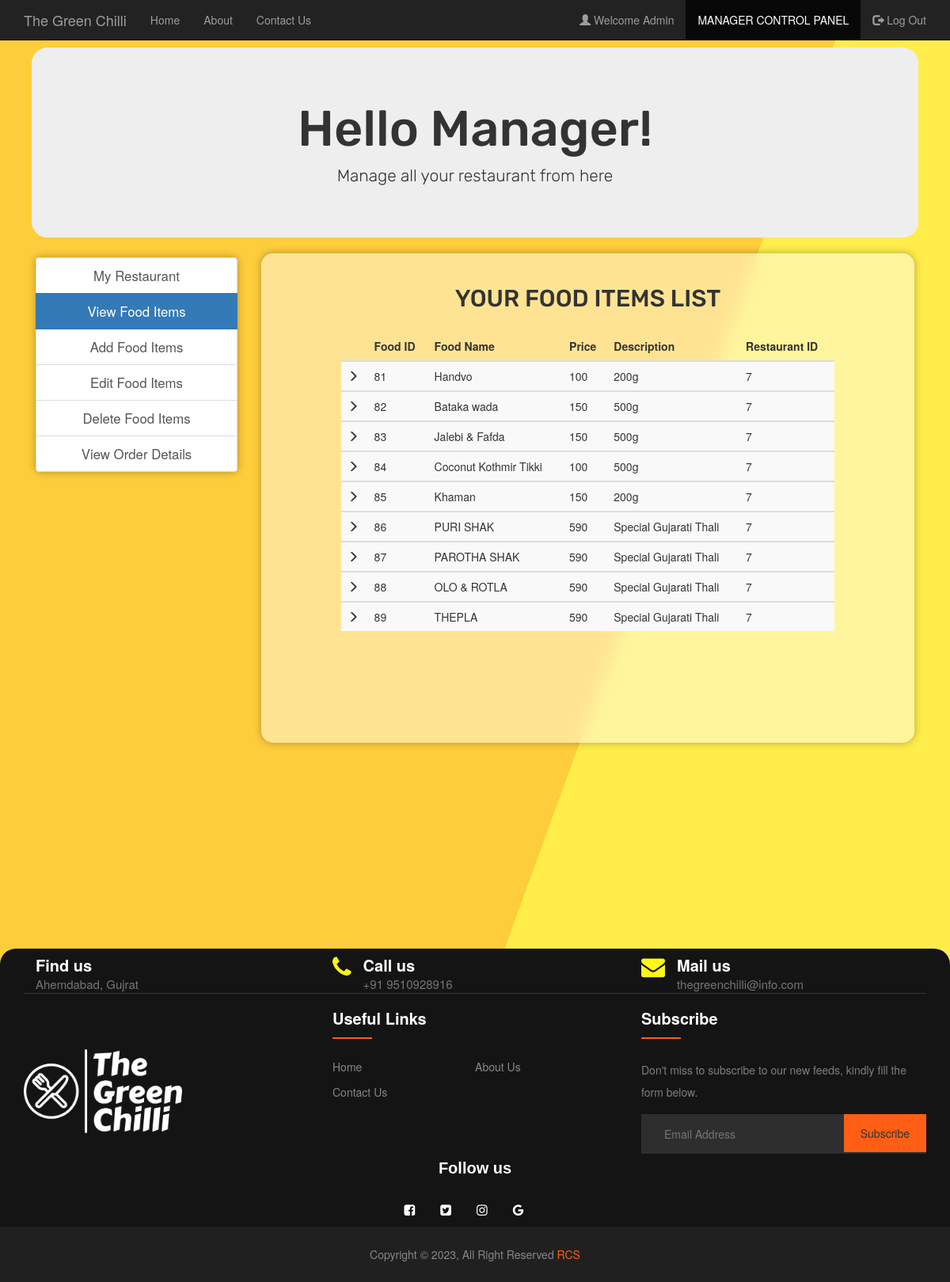
/admin/viewfoodItems.php (signed in), run on the app's committed database.
### tables this page shows
CREATE TABLE `manager` (
  `username` varchar(30) NOT NULL,
  `fullname` varchar(255) DEFAULT NULL,
  `email` varchar(255) DEFAULT NULL,
  `contact` int(10) DEFAULT NULL,
  `address` varchar(255) DEFAULT NULL,
  `password` varchar(30) DEFAULT NULL
);

CREATE TABLE `food` (
  `F_ID` int(30) NOT NULL,
  `name` varchar(255) DEFAULT NULL,
  `price` int(30) DEFAULT NULL,
  `description` varchar(255) DEFAULT NULL,
  `R_ID` int(30) NOT NULL,
  `images_path` varchar(255) DEFAULT NULL,
  `options` varchar(10) DEFAULT 'ENABLE'
);

### admin/session_manager.php (called while the page is built, shortened)
<?php
$conn = Connect();
$user_check=$_SESSION['login_user1'];
$query = "SELECT username FROM MANAGER WHERE username = '$user_check'";
$ses_sql = mysqli_query($conn, $query);
$row = mysqli_fetch_assoc($ses_sql);
$login_session =$row['username'];
?>

### admin/viewfoodItems.php (the view, shortened to what this page needs)
<?php
include('./session_manager.php');
?>
<!DOCTYPE html>
<html>
  <head>
  </head>
  <link rel="stylesheet" type="text/css" href="../css/viewfoodItems.css">
  <link rel="stylesheet" type = "text/css" href ="../css/footer.css">
 <link rel="stylesheet" href="https://cdnjs.cloudflare.com/ajax/libs/font-awesome/4.7.0/css/font-awesome.min.css">
 <link rel="stylesheet" href="https://maxcdn.bootstrapcdn.com/bootstrap/3.4.1/css/bootstrap.min.css">
  <body>
    <nav class="navbar navbar-inverse navbar-fixed-top navigation-clean-search" role="navigation">
      <div class="container">
        <div class="navbar-header">
          <a class="navbar-brand" href="../index.php">The Green Chilli</a>
        </div>
        <div class="collapse navbar-collapse " id="myNavbar">
          <ul class="nav navbar-nav">
            <li><a href="../index.php">Home</a></li>
            <li><a href="../aboutus.php">About</a></li>
            <li><a href="../contactus.php">Contact Us</a></li>
          </ul>
          <ul class="nav navbar-nav navbar-right">
            <li><a href="#"><span class="glyphicon glyphicon-user"></span> Welcome <?php echo $login_session; ?> </a></li>
            <li class="active"> <a href="./managerlogin.php">MANAGER CONTROL PANEL</a></li>
            <li><a href="./logout.php"><span class="glyphicon glyphicon-log-out"></span> Log Out </a></li>
          </ul>
        </div>
      </div>
    </nav>
<div class="container">
    <div class="jumbotron" style="text-align: center; border-radius: 20px; margin: 10px;  font-family: 'Rubik', sans-serif;">
     <h1>Hello Manager! </h1>
     <p>Manage all your restaurant from here</p>
    </div>
    </div>
<div class="container">
    	<div class="col-xs-3" style="text-align: center;">
    	<div class="list-group">
        <a href="./myrestaurants.php" class="list-group-item ">My Restaurant</a>
    		<a href="./viewfoodItems.php" class="list-group-item active">View Food Items</a>
    		<a href="./addfood_Items.php" class="list-group-item ">Add Food Items</a>
    		<a href="./editfood_Items.php" class="list-group-item ">Edit Food Items</a>
    		<a href="./deletefood_Items.php" class="list-group-item ">Delete Food Items</a>
        <a href="./vieworder_Details.php" class="list-group-item ">View Order Details</a>
    	</div>
    </div>
    <div class="col-xs-9">
      <div class="form-area" style="padding: 0px 100px 100px 100px;">
        <form action="" method="POST">
        <br style="clear: both;">
          <h2 style="margin-bottom: 25px; text-align: center; font-size: 30px; font-family: 'Rubik', sans-serif;"> YOUR FOOD ITEMS LIST </h2>
<?php
$user_check=$_SESSION['login_user1'];
$sql = "SELECT * FROM food f WHERE f.R_ID IN (SELECT r.R_ID FROM RESTAURANTS r WHERE r.M_ID='$user_check') ORDER BY F_ID";
$result = mysqli_query($conn, $sql);
if (mysqli_num_rows($result) > 0)
{
  ?>
  <table class="table table-striped">
    <thead class="thead-dark">
      <tr>
        <th>        </th>
        <th> Food ID </th>
        <th> Food Name </th>
        <th> Price </th>
        <th> Description </th>
        <th> Restaurant ID </th>
      </tr>
    </thead>
    <?PHP
      while($row = mysqli_fetch_assoc($result)){
    ?>
  <tbody>
    <tr>
      <td> <span class="glyphicon glyphicon-menu-right"></span> </td>
      <td><?php echo $row["F_ID"]; ?></td>
      <td><?php echo $row["name"]; ?></td>
      <td><?php echo $row["price"]; ?></td>
      <td><?php echo $row["description"]; ?></td>
      <td><?php echo $row["R_ID"]; ?></td>
    </tr>
  </tbody>
  <?php } ?>
  </table>
    <br>
  <?php } else { ?>
  <h4><center>0 RESULTS</center> </h4>
  <?php } ?>
        </form>
        </div>
    </div>
</div>
<br>
<br>
<br>
<br>
   <footer class="footer-section" style="margin-top: 10%;">
        <div class="container">
            <div class="footer-cta pt-5 pb-5">
                <div class="row">
                    <div class="col-xl-4 col-md-4 mb-30">
                        <div class="single-cta">
                            <div class="cta-text">
                                <h4>Find us</h4>
                                <span>Ahemdabad, Gujrat</span>
                            </div>
                        </div>
                    </div>
                    <div class="col-xl-4 col-md-4 mb-30">
                        <div class="single-cta">
                            <i class="fa fa-phone" aria-hidden="true"></i>
                            <div class="cta-text">
                                <h4>Call us</h4>
                                <span>+91 9510928916</span>
                            </div>
                        </div>
                    </div>
                    <div class="col-xl-4 col-md-4 mb-30">
                        <div class="single-cta">
                            <i class="fa fa-envelope" aria-hidden="true"></i>
                            <div class="cta-text">
                                <h4>Mail us</h4>
                                <span>thegreenchilli@info.com</span>
                            </div>
                        </div>
                    </div>
                </div>
            </div>
            <div class="footer-content pt-5 pb-5">
                <div class="row">
                    <div class="col-xl-4 col-lg-4 mb-50">
                        <div class="footer-widget">
                            <div class="footer-logo">
                                <a href="./index.php"><img src="../images/logos/8.png" class="img-fluid" alt="logo" style="padding-top: 70px;"></a>
                            </div>
                        </div>
                    </div>
                    <div class="col-xl-4 col-lg-4 col-md-6 mb-30">
                        <div class="footer-widget">
                            <div class="footer-widget-heading">
                                <h3>Useful Links</h3>
                            </div>
                            <ul>
                            <li><a href="#">Home</a></li>
                            <li><a href="#">About us</a></li>
                            <li><a href="#">Contact us</a></li>
                        </ul>
                        </div>
                    </div>
                    <div class="col-xl-4 col-lg-4 col-md-6 mb-50">
                        <div class="footer-widget">
                            <div class="footer-widget-heading">
                                <h3>Subscribe</h3>
                            </div>
                            <div class="footer-text mb-25">
                                <p>Don't miss to subscribe to our new feeds, kindly fill the form below.</p>
                            </div>
                            <div class="subscribe-form">
                                <form action="#">
                                    <input type="text" placeholder="Email Address">
                                    <button type="submit">Subscribe</button>
                                </form>
                            </div>
                        </div>
                    </div>
                </div>
                <div class="footer-social-icon" style="text-align: center;">
                    <span>Follow us</span>
                    <a <i class="fa fa-facebook-square" aria-hidden="true"></i></a>
                    <a href="#"><i class="fa fa-twitter-square" aria-hidden="true"></i></a>
                    <a <i class="fa fa-instagram" aria-hidden="true"></i></a>
                    <a href="#"><i class="fa fa-google" aria-hidden="true"></i></i></a>
                </div>
            </div>
        </div>
        <div class="copyright-area" style="text-align: center;">
            <div class="container">
                <div class="copyright-text">
                    <p>Copyright &copy; 2023, All Right Reserved <a>RCS</a></p>
                </div>
            </div>
        </div>
    </footer>
  </body>
</html>

### css/viewfoodItems.css (style rules this page uses)
body,html { height: 100%; }
body { padding-top: 50px; background: linear-gradient(110deg, #fdcd3b 60%, #ffed4b 60%) }
.form-area { display: flex; flex-direction: column; justify-content: space-between; padding: 5px 20px 30px; margin: 10px 0px 60px; border: 1px solid rgba(255, 255, 255, .25); border-radius: 15px; background-color: rgba(255, 255, 255, 0.45); box-shadow: 0 0 10px 1px rgba(0, 0, 0, 0.25); backdrop-filter: blur(10px); }
.list-group { box-shadow: 0 0 10px 1px rgba(0, 0, 0, 0.25); border-radius: 7px; margin-top: 15px; font-size: larger; }

### css/footer.css (style rules this page uses)
ul { margin: 0px; padding: 0px; }
.footer-section { background: #151414; border-radius: 20px; margin-top: 20px; position: relative; }
.footer-cta { border-bottom: 1px solid #373636; }
.single-cta i { color: #fff714; font-size: 30px; float: left; margin-top: 8px; }
.cta-text { padding-left: 15px; display: inline-block; }
.cta-text h4 { color: #fff; font-size: 20px; font-weight: 600; margin-bottom: 2px; }
.cta-text span { color: #757575; font-size: 15px; }
.footer-content { position: relative; z-index: 2; }
.footer-logo { margin-bottom: 30px; }
.footer-logo img { max-width: 200px; }
.footer-text p { margin-bottom: 14px; font-size: 14px; color: #7e7e7e; line-height: 28px; }
.footer-social-icon span { color: #fff; display: block; font-size: 20px; font-weight: 700; font-family: 'Poppins', sans-serif; margin-bottom: 20px; }
.footer-social-icon a { color: #fff; font-size: 16px; margin-right: 15px; }
.footer-social-icon i { height: 40px; width: 40px; text-align: center; line-height: 38px; border-radius: 50%; }
.footer-widget-heading h3 { color: #fff; font-size: 20px; font-weight: 600; margin-bottom: 40px; position: relative; }
.footer-widget-heading h3::before { content: ""; position: absolute; left: 0; bottom: -15px; height: 2px; width: 50px; background: #ff5e14; }
.footer-widget ul li { display: inline-block; float: left; width: 50%; margin-bottom: 12px; }
.footer-widget ul li a { color: #878787; text-transform: capitalize; }
.subscribe-form { position: relative; overflow: hidden; }
.subscribe-form input { width: 100%; padding: 14px 28px; background: #2E2E2E; border: 1px solid #2E2E2E; color: #fff; }
.subscribe-form button { position: absolute; right: 0; background: #ff5e14; padding: 13px 20px; border: 1px solid #ff5e14; top: 0; }
.copyright-area { background: #202020; padding: 25px 0; }
.copyright-text p { margin: 0; font-size: 14px; color: #878787; }
.copyright-text p a { color: #ff5e14; }

### data on the page
manager: username "Admin"
food: F_ID "81", name "Handvo", price "100", description "200g", R_ID "7"
food: F_ID "82", name "Bataka wada", price "150", description "500g", R_ID "7"
food: F_ID "83", name "Jalebi & Fafda", price "150", description "500g", R_ID "7"
food: F_ID "84", name "Coconut Kothmir Tikki", price "100", description "500g", R_ID "7"
food: F_ID "85", name "Khaman", price "150", description "200g", R_ID "7"
food: F_ID "86", name "PURI SHAK", price "590", description "Special Gujarati Thali", R_ID "7"
food: F_ID "87", name "PAROTHA SHAK", price "590", description "Special Gujarati Thali", R_ID "7"
food: F_ID "88", name "OLO & ROTLA", price "590", description "Special Gujarati Thali", R_ID "7"
food: F_ID "89", name "THEPLA", price "590", description "Special Gujarati Thali", R_ID "7"
